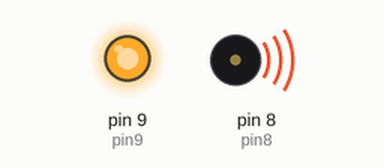
A sketch run on a simulated Arduino Uno, built with avr-gcc and run on an emulated ATmega328P. On the bench: output pins drawn as LEDs (lit = HIGH), buzzer (waves = sounding).

Above: at 0.2 s.
At 26.6 s:
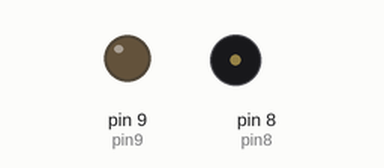
Timing chart, 0 to 31.3 s (numbered marks = the images above):
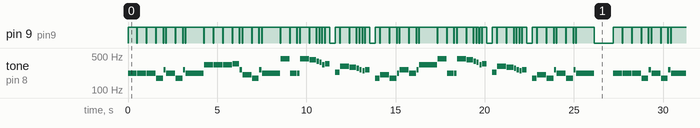

Measured:
- by itself, pin 9 (pin9): moves between LOW and HIGH, repeating every 27.2 s
- by itself, tone on pin 8 (pin8): plays 220 Hz for 0.50 s, 220 Hz for 0.50 s, 220 Hz for 0.50 s, 174 Hz for 0.38 s, 261 Hz for 0.13 s, 220 Hz for 0.50 s … (317 notes in this stretch)

The sketch:

star-wars-theme.ino
```cpp
// NB: ALL NOTES DEFINED WITH STANDARD ENGLISH NAMES, EXCEPT FROM "A"
//THAT IS CALLED WITH THE ITALIAN NAME "LA" BECAUSE A0,A1...ARE THE ANALOG PINS ON ARDUINO.
// (Ab IS CALLED Ab AND NOT LAb)
#define	C0 16.35
#define	Db0	17.32
#define	D0	18.35
#define	Eb0	19.45
#define	E0	20.60
#define	F0	21.83
#define	Gb0	23.12
#define	G0	24.50
#define	Ab0	25.96
#define	LA0	27.50
#define	Bb0	29.14
#define	B0	30.87
#define	C1	32.70
#define	Db1	34.65
#define	D1	36.71
#define	Eb1	38.89
#define	E1	41.20
#define	F1	43.65
#define	Gb1	46.25
#define	G1	49.00
#define	Ab1	51.91
#define	LA1	55.00
#define	Bb1	58.27
#define	B1	61.74
#define	C2	65.41
#define	Db2	69.30
#define	D2	73.42
#define	Eb2	77.78
#define	E2	82.41
#define	F2	87.31
#define	Gb2	92.50
#define	G2	98.00
#define	Ab2	103.83
#define	LA2	110.00
#define	Bb2	116.54
#define	B2	123.47
#define	C3	130.81
#define	Db3	138.59
#define	D3	146.83
#define	Eb3	155.56
#define	E3	164.81
#define	F3	174.61
#define	Gb3	185.00
#define	G3	196.00
#define	Ab3	207.65
#define	LA3	220.00
#define	Bb3	233.08
#define	B3	246.94
#define	C4	261.63
#define	Db4	277.18
#define	D4	293.66
#define	Eb4	311.13
#define	E4	329.63
#define	F4	349.23
#define	Gb4	369.99
#define	G4	392.00
#define	Ab4	415.30
#define	LA4	440.00
#define	Bb4	466.16
#define	B4	493.88
#define	C5	523.25
#define	Db5	554.37
#define	D5	587.33
#define	Eb5	622.25
#define	E5	659.26
#define	F5	698.46
#define	Gb5	739.99
#define	G5	783.99
#define	Ab5	830.61
#define	LA5	880.00
#define	Bb5	932.33
#define	B5	987.77
#define	C6	1046.50
#define	Db6	1108.73
#define	D6	1174.66
#define	Eb6	1244.51
#define	E6	1318.51
#define	F6	1396.91
#define	Gb6	1479.98
#define	G6	1567.98
#define	Ab6	1661.22
#define	LA6	1760.00
#define	Bb6	1864.66
#define	B6	1975.53
#define	C7	2093.00
#define	Db7	2217.46
#define	D7	2349.32
#define	Eb7	2489.02
#define	E7	2637.02
#define	F7	2793.83
#define	Gb7	2959.96
#define	G7	3135.96
#define	Ab7	3322.44
#define	LA7	3520.01
#define	Bb7	3729.31
#define	B7	3951.07
#define	C8	4186.01
#define	Db8	4434.92
#define	D8	4698.64
#define	Eb8	4978.03
// DURATION OF THE NOTES
#define BPM 120    //  you can change this value changing all the others
#define H 2*Q //half 2/4
#define Q 60000/BPM //quarter 1/4
#define E Q/2   //eighth 1/8
#define S Q/4 // sixteenth 1/16
#define W 4*Q // whole 4/4

int tones[] = {LA3, LA3, LA3, F3, C4, LA3, F3, C4, LA3, E4, E4, E4, F4, C4, Ab3, F3, C4, LA3, LA4, LA3, LA3, LA4, Ab4, G4, Gb4, E4, F4, 0, Bb3, Eb4, D4, Db4, C4, B3, C4, 0, F3, Ab3, F3, LA3, C4, LA3, C4, E4, LA4, LA3, LA3, LA4, Ab4, G4, Gb4, E4, F4, 0, Bb3, Eb4, D4, Db4, C4, B3, C4, 0, F3, Ab3, F3, C4, LA3, F3, C4, LA3, 0};
int delays[] = {Q, Q, Q, E+S, S, Q, E+S, S, H, Q, Q, Q, E+S, S, Q, E+S, S, H, Q, E+S, S, Q, E+S, S, S, S, E, E, E, Q, E+S, S, S, S, E, E, E, Q, E+S, S, Q, E+S, S, H, Q, E+S, S, Q, E+S, S, S, S, E, E, E, Q, E+S, S, S, S, E, E, E, Q, E+S, S, Q, E+S, S, H, H};

int pin8 = 8;
int pin9 = 9;

void setup() {
	pinMode(pin8, OUTPUT);
	pinMode(pin9, OUTPUT);
	digitalWrite(pin9,LOW);
}

// the loop routine runs over and over again forever:
void loop() {
	for (int i = 0; i < 71; i++) {
		if (tones[i] > 0) {
			digitalWrite(pin9, HIGH);
		} else {
			digitalWrite(pin9, LOW);
		}
		tone(pin8, tones[i], delays[i]);
		delay(1 + delays[i]);
		digitalWrite(pin9, LOW);
		delay(30);
	}
}
```
